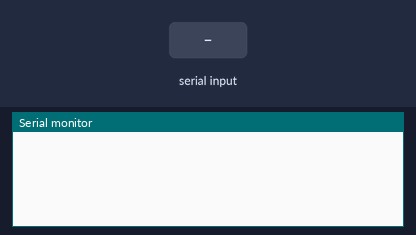
Bench run of a sketch on a simulated Arduino Uno, built with avr-gcc and run on an emulated ATmega328P. Shown: the last lines printed to the serial monitor. The test bench sets the inputs (shaded band).

Above: at 1.2 s.
1.3 s: "r" received over Serial
At 1.8 s:
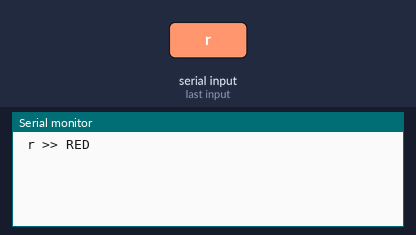
2.8 s: "g" received over Serial
At 4.0 s:
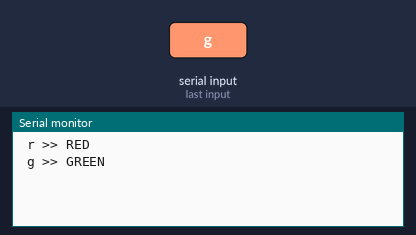
4.3 s: "b" received over Serial
At 5.3 s:
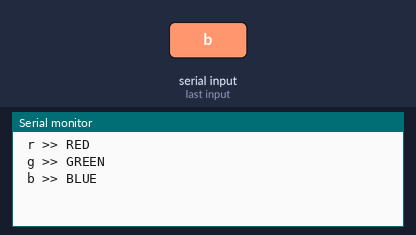

The sketch:

test06SerialRead2.ino
```cpp
char c;
void setup() {
  Serial.begin(9600);
}
void loop() {
  c=Serial.read();

  switch(c){
  case 'r':
    Serial.write("\n r >> RED \n");break;
  case 'g':
    Serial.write("\n g >> GREEN \n");break;
  case 'b':
    Serial.write("\n b >> BLUE \n");break;
  }
}
```

Measured:
- after the input at 1.3 s, the serial monitor: prints a new line at once (image 1)
- after the input at 2.8 s, the serial monitor: prints a new line at once (image 2)
- after the input at 4.3 s, the serial monitor: prints a new line at once (image 3)
